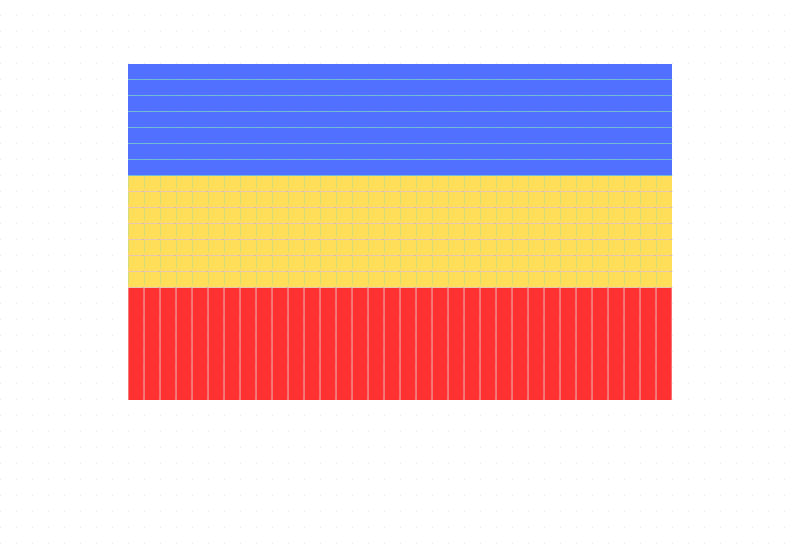

This is a level from a 2D game, rendered from its Tiled map with the project's own tilesets. A one-line summary and the map file follow, with tile-layer data summarised:
An orthogonal 50x34 tile map with 16x16 px tiles, 4 tile layers (Tile Layer 1, bodyRED, bodyYELLOW, bodyBLUE) and 714 objects.

<map version="1.10" tiledversion="1.11.2" orientation="orthogonal" renderorder="right-down" width="50" height="34" tilewidth="16" tileheight="16" infinite="0" nextlayerid="8" nextobjectid="902">
 <editorsettings>
  <export target="simple.lua" format="lua" />
 </editorsettings>
 <tileset firstgid="1" name="simple-map" tilewidth="16" tileheight="16" tilecount="234" columns="18">
  <image source="Untitled design-3.png" width="288" height="208" />
  <tile id="95">
   <properties>
    <property name="bodyOne" type="bool" value="true" />
   </properties>
  </tile>
  <tile id="116">
   <properties>
    <property name="bodyThree" type="bool" value="true" />
   </properties>
  </tile>
  <tile id="133">
   <properties>
    <property name="bodyTwo" type="bool" value="true" />
   </properties>
  </tile>
 </tileset>
 <layer id="1" name="Tile Layer 1" width="50" height="34">
  <data>[1700 cells, 1700 non-empty, 1 distinct tile ids]</data>
 </layer>
 <objectgroup id="7" name="Objects">
  <object id="153" x="128" y="64" width="16" height="16" />
  <object id="154" x="144" y="64" width="16" height="16" />
  <object id="155" x="160" y="64" width="16" height="16" />
  <object id="156" x="176" y="64" width="16" height="16" />
  <object id="158" x="192" y="64" width="16" height="16" />
  <object id="159" x="208" y="64" width="16" height="16" />
  <object id="160" x="224" y="64" width="16" height="16" />
  <object id="161" x="240" y="64" width="16" height="16" />
  <object id="162" x="256" y="64" width="16" height="16" />
  <object id="163" x="272" y="64" width="16" height="16" />
  <object id="164" x="288" y="64" width="16" height="16" />
  <object id="165" x="304" y="64" width="16" height="16" />
  <object id="166" x="320" y="64" width="16" height="16" />
  <object id="167" x="336" y="64" width="16" height="16" />
  <object id="168" x="352" y="64" width="16" height="16" />
  <object id="169" x="368" y="64" width="16" height="16" />
  <object id="170" x="384" y="64" width="16" height="16" />
  <object id="171" x="400" y="64" width="16" height="16" />
  <object id="172" x="416" y="64" width="16" height="16" />
  <object id="173" x="432" y="64" width="16" height="16" />
  <object id="174" x="448" y="64" width="16" height="16" />
  <object id="175" x="464" y="64" width="16" height="16" />
  <object id="176" x="480" y="64" width="16" height="16" />
  <object id="177" x="496" y="64" width="16" height="16" />
  <object id="178" x="512" y="64" width="16" height="16" />
  <object id="179" x="528" y="64" width="16" height="16" />
  <object id="180" x="544" y="64" width="16" height="16" />
  <object id="181" x="560" y="64" width="16" height="16" />
  <object id="182" x="576" y="64" width="16" height="16" />
  <object id="183" x="592" y="64" width="16" height="16" />
  <object id="184" x="608" y="64" width="16" height="16" />
  <object id="185" x="624" y="64" width="16" height="16" />
  <object id="186" x="640" y="64" width="16" height="16" />
  <object id="187" x="656" y="64" width="16" height="16" />
  <object id="188" x="128" y="80" width="16" height="16" />
  <object id="189" x="144" y="80" width="16" height="16" />
  <object id="190" x="160" y="80" width="16" height="16" />
  <object id="191" x="176" y="80" width="16" height="16" />
  <object id="192" x="192" y="80" width="16" height="16" />
  <object id="193" x="208" y="80" width="16" height="16" />
  <object id="194" x="224" y="80" width="16" height="16" />
  <object id="195" x="240" y="80" width="16" height="16" />
  <object id="196" x="256" y="80" width="16" height="16" />
  <object id="197" x="272" y="80" width="16" height="16" />
  <object id="198" x="288" y="80" width="16" height="16" />
  <object id="199" x="304" y="80" width="16" height="16" />
  <object id="200" x="320" y="80" width="16" height="16" />
  <object id="201" x="336" y="80" width="16" height="16" />
  <object id="202" x="352" y="80" width="16" height="16" />
  <object id="203" x="368" y="80" width="16" height="16" />
  <object id="204" x="384" y="80" width="16" height="16" />
  <object id="205" x="400" y="80" width="16" height="16" />
  <object id="206" x="416" y="80" width="16" height="16" />
  <object id="207" x="432" y="80" width="16" height="16" />
  <object id="208" x="448" y="80" width="16" height="16" />
  <object id="209" x="464" y="80" width="16" height="16" />
  <object id="210" x="480" y="80" width="16" height="16" />
  <object id="211" x="496" y="80" width="16" height="16" />
  <object id="212" x="512" y="80" width="16" height="16" />
  <object id="213" x="528" y="80" width="16" height="16" />
  <object id="214" x="544" y="80" width="16" height="16" />
  <object id="215" x="560" y="80" width="16" height="16" />
  <object id="216" x="576" y="80" width="16" height="16" />
  <object id="217" x="592" y="80" width="16" height="16" />
  <object id="218" x="608" y="80" width="16" height="16" />
  <object id="219" x="624" y="80" width="16" height="16" />
  <object id="220" x="640" y="80" width="16" height="16" />
  <object id="221" x="656" y="80" width="16" height="16" />
  <object id="222" x="128" y="96" width="16" height="16" />
  <object id="223" x="144" y="96" width="16" height="16" />
  <object id="224" x="160" y="96" width="16" height="16" />
  <object id="225" x="176" y="96" width="16" height="16" />
  <object id="226" x="192" y="96" width="16" height="16" />
  <object id="227" x="208" y="96" width="16" height="16" />
  <object id="228" x="224" y="96" width="16" height="16" />
  <object id="229" x="240" y="96" width="16" height="16" />
  <object id="230" x="256" y="96" width="16" height="16" />
  <object id="231" x="272" y="96" width="16" height="16" />
  <object id="232" x="288" y="96" width="16" height="16" />
  <object id="233" x="304" y="96" width="16" height="16" />
  <object id="234" x="320" y="96" width="16" height="16" />
  <object id="235" x="336" y="96" width="16" height="16" />
  <object id="236" x="352" y="96" width="16" height="16" />
  <object id="237" x="368" y="96" width="16" height="16" />
  <object id="238" x="384" y="96" width="16" height="16" />
  <object id="239" x="400" y="96" width="16" height="16" />
  <object id="240" x="416" y="96" width="16" height="16" />
  <object id="241" x="432" y="96" width="16" height="16" />
  <object id="242" x="448" y="96" width="16" height="16" />
  <object id="243" x="464" y="96" width="16" height="16" />
  <object id="244" x="480" y="96" width="16" height="16" />
  <object id="245" x="496" y="96" width="16" height="16" />
  <object id="246" x="512" y="96" width="16" height="16" />
  <object id="247" x="528" y="96" width="16" height="16" />
  <object id="248" x="544" y="96" width="16" height="16" />
  <object id="249" x="560" y="96" width="16" height="16" />
  <object id="250" x="576" y="96" width="16" height="16" />
  <object id="251" x="592" y="96" width="16" height="16" />
  </objectgroup>
 <layer id="3" name="bodyRED" width="50" height="34">
  <data>[1700 cells, 238 non-empty, 1 distinct tile ids]</data>
 </layer>
 <layer id="4" name="bodyYELLOW" width="50" height="34">
  <data>[1700 cells, 238 non-empty, 1 distinct tile ids]</data>
 </layer>
 <layer id="6" name="bodyBLUE" width="50" height="34">
  <data>[1700 cells, 238 non-empty, 1 distinct tile ids]</data>
 </layer>
</map>
<!-- 616 of 714 objects omitted -->